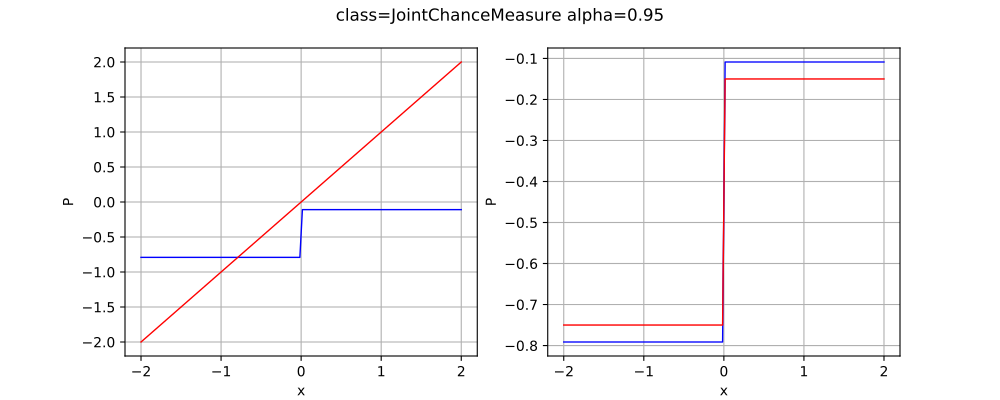

This chart was generated by the following Python code:
import openturns as ot
import otrobopt
from matplotlib import pyplot as plt
from openturns.viewer import View

thetaDist = ot.Normal(2.0, 0.1)
if 'JointChanceMeasure' == 'WorstCaseMeasure':
    thetaDist = ot.Uniform(-1.0, 4.0)
elif 'ChanceMeasure' in 'JointChanceMeasure':
    thetaDist = ot.Normal(1.0, 1.0)

f_base = ot.Function(['x', 'theta'], ['y'], ['x*theta'])
f = ot.Function(f_base, [1], thetaDist.getMean())

if 'JointChanceMeasure' == 'JointChanceMeasure':
    measure = otrobopt.JointChanceMeasure(f, thetaDist, ot.GreaterOrEqual(), 0.95)
elif 'JointChanceMeasure' == 'IndividualChanceMeasure':
    measure = otrobopt.IndividualChanceMeasure(f,thetaDist, ot.GreaterOrEqual(), [0.95])
elif 'JointChanceMeasure' == 'MeanStandardDeviationTradeoffMeasure':
    measure =  otrobopt.MeanStandardDeviationTradeoffMeasure(f, thetaDist, [0.8])
elif 'JointChanceMeasure' == 'QuantileMeasure':
    measure =  otrobopt.QuantileMeasure(f, thetaDist, 0.99)
else:
    measure = otrobopt.JointChanceMeasure(f, thetaDist)

N = 10
experiment = ot.LHSExperiment(N)
factory = otrobopt.MeasureFactory(experiment)
discretizedMeasure = factory.build(measure)

continuous_measure = otrobopt.MeasureFunction(measure)
discretized_measure = otrobopt.MeasureFunction(discretizedMeasure)

x_min = -2.0
x_max = 2.0
n_points = 128

parametric_graph = f.draw(x_min, x_max, n_points)
continuous_graph = continuous_measure.draw(x_min, x_max, n_points)
discretized_graph = discretized_measure.draw(x_min, x_max, n_points)

parametric_curve = parametric_graph.getDrawable(0)
discretized_curve = discretized_graph.getDrawable(0)

left_graph = ot.Graph(continuous_graph)
left_graph.add(parametric_curve)
#left_graph.setLegends(['measure', 'parametric function'])
#left_graph.setLegendPosition('topright')
left_graph.setColors(['blue', 'red'])

right_graph = ot.Graph(continuous_graph)
right_graph.add(discretized_curve)
#right_graph.setLegends(['measure', 'discretized measure'])
#right_graph.setLegendPosition('topright')
right_graph.setColors(['blue', 'red'])

fig = plt.figure(figsize=(10, 4))
plt.suptitle(str(measure))
left_axis = fig.add_subplot(121)
right_axis = fig.add_subplot(122)

View(left_graph, figure=fig, axes=[left_axis], add_legend=False)
View(right_graph, figure=fig, axes=[right_axis], add_legend=False)
